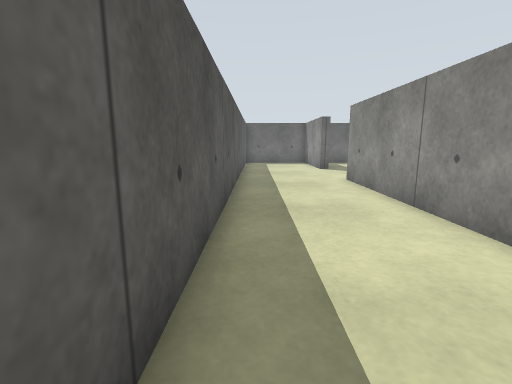
[1] (above)

24 first-person views from a walk through a world built for the Gazebo simulator. The camera is 0.15 m above the floor, tilts 10° down and sees 85° across. The floor is counted in squares, 0.1 m on a side. Each view is taken from the middle of a square. On the plan, view 1 faces up. The plan holds only what a view shows up to about 14 squares ahead; the rest is blank.

[2]
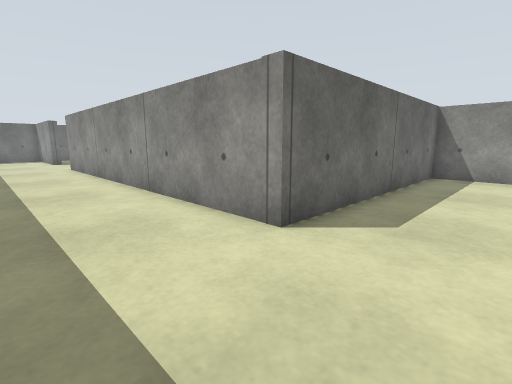

[3]
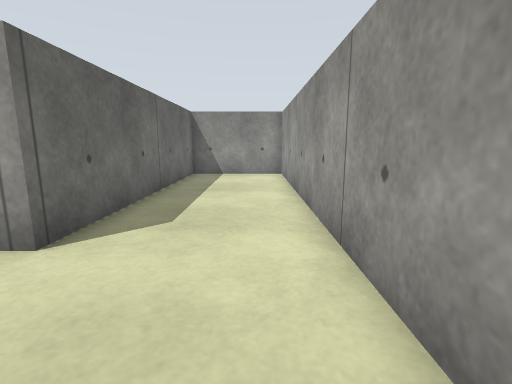

[4]
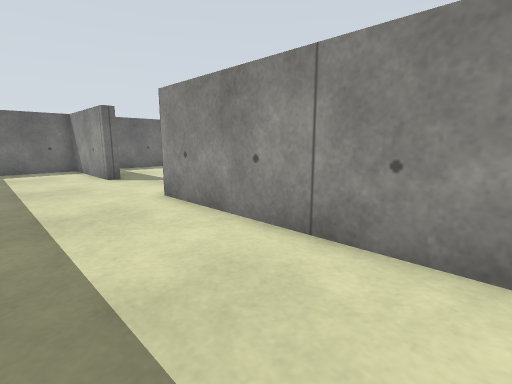

[5]
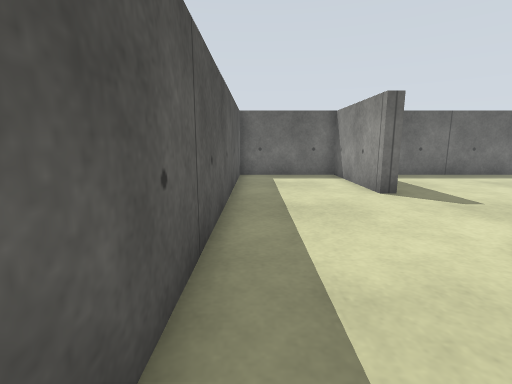

[6]
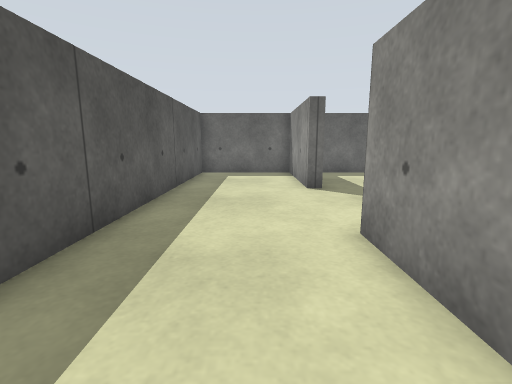

[7]
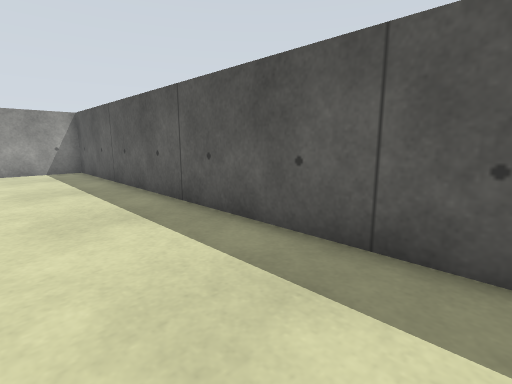

[8]
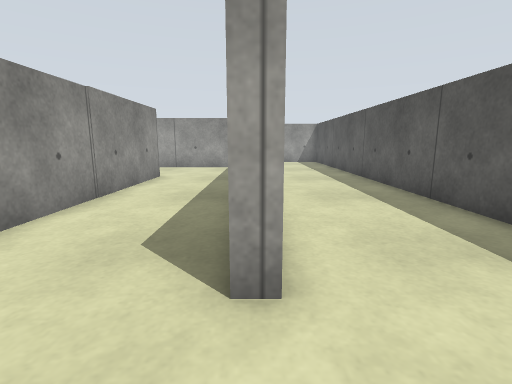

[9]
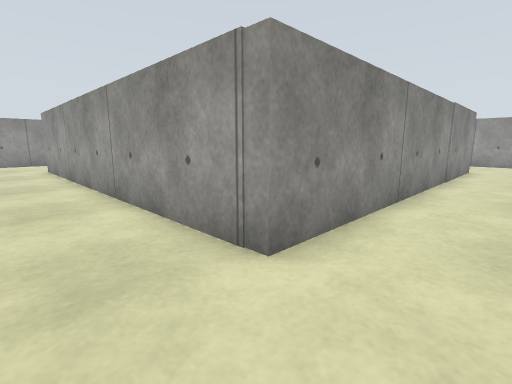

[10]
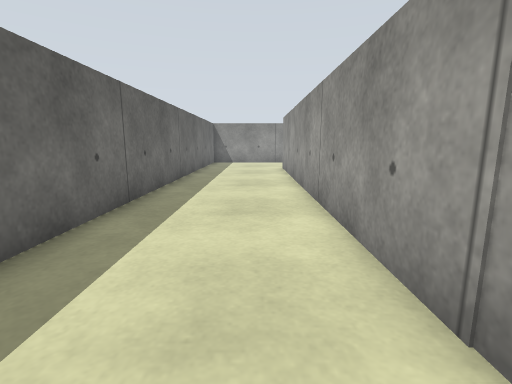

[11]
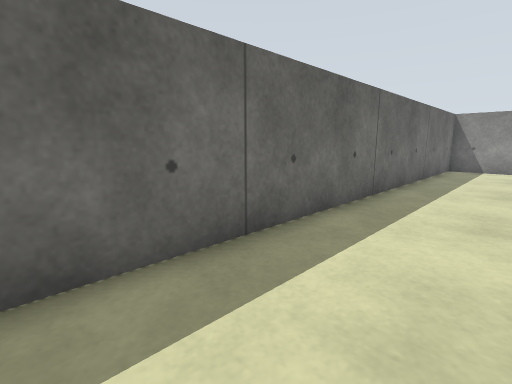

[12]
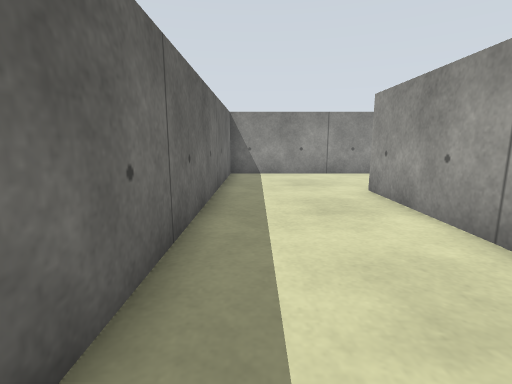

[13]
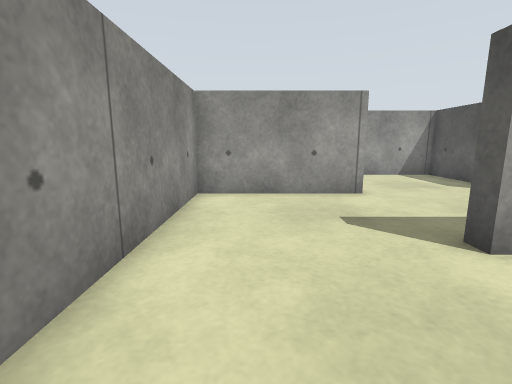

[14]
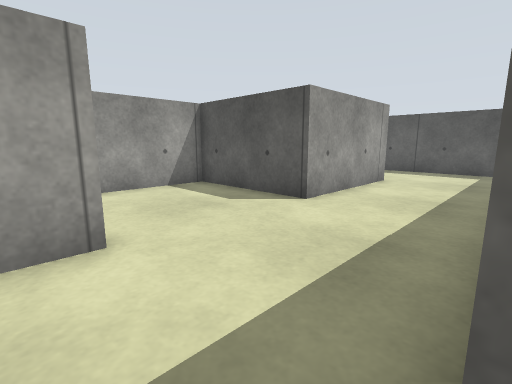

[15]
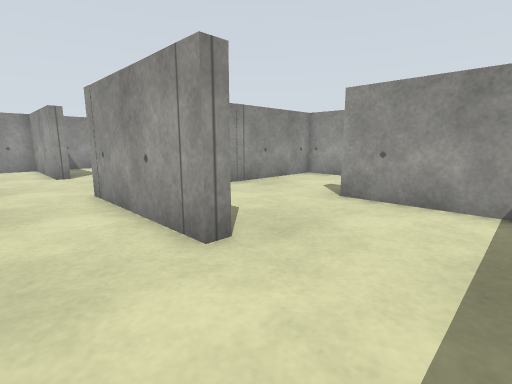

[16]
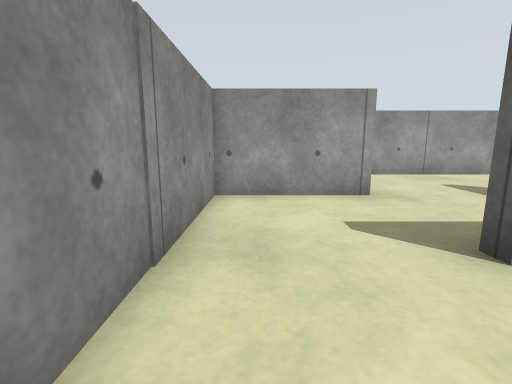

[17]
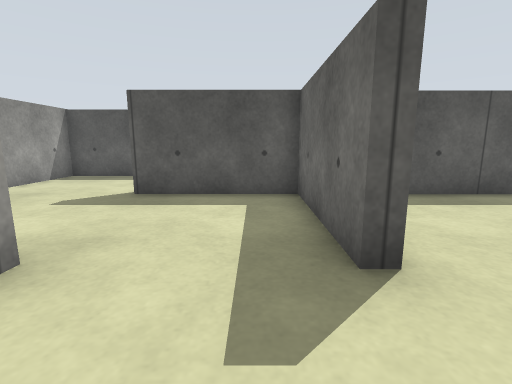

[18]
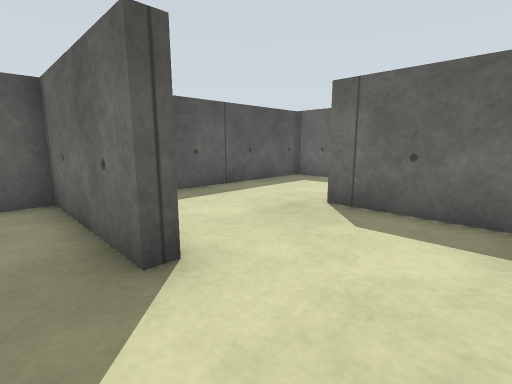

[19]
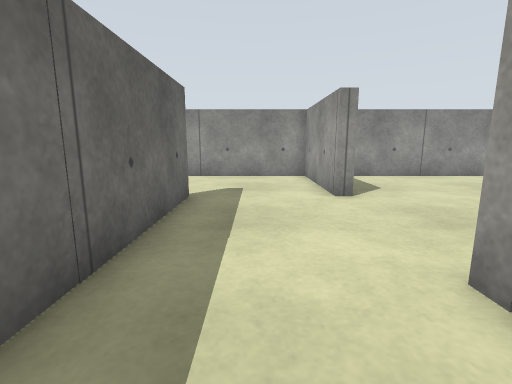

[20]
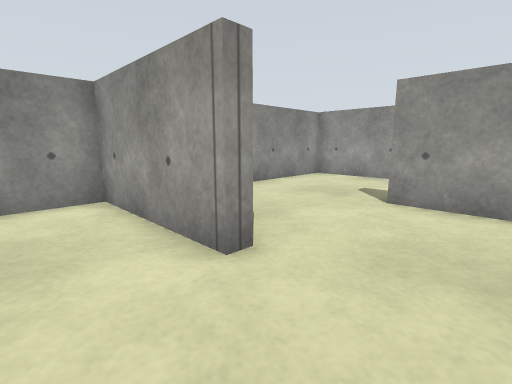

[21]
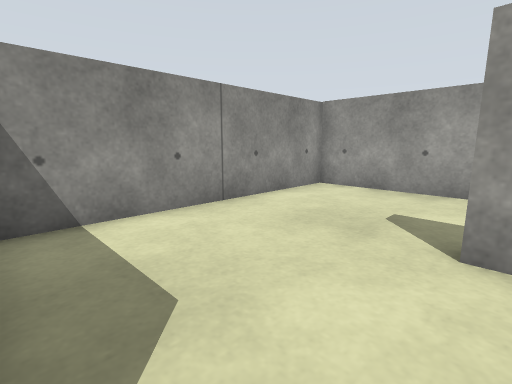

[22]
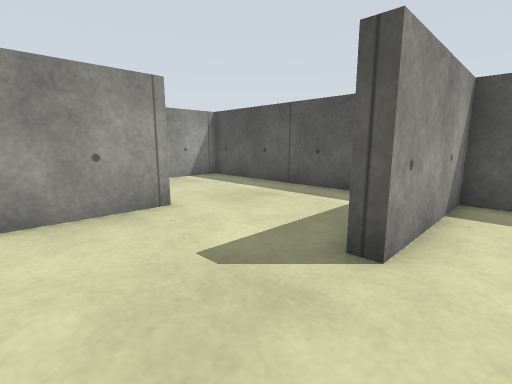

[23]
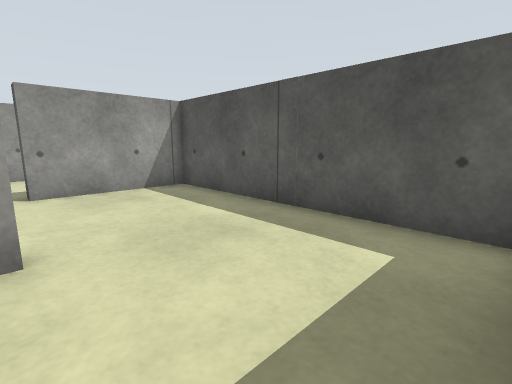

[24]
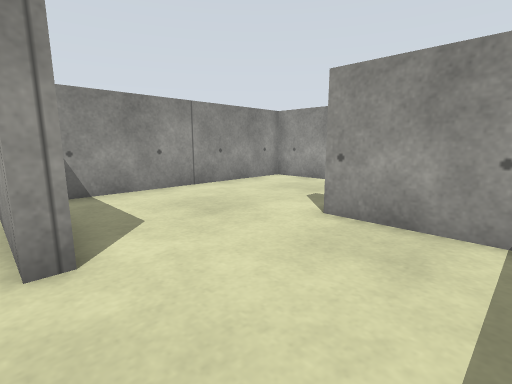

### Floor plan
Points are (right, up) in squares from view 1. A wall is a line through its corners. A room is listed if a view was taken in it or the views show most of it. See-through windows are left out.
Room 1 (views 1, 2, 3, 4, 5, 6, 7, 8)
walls: (4.2, 16.2) (3.8, 16.2) (3.8, 21.2) (-0.7, 21.2) (-0.7, -8.3) (13.7, -8.3) (13.7, -3.9) (3.8, -3.9) (3.8, 11.5) (4.2, 11.5)
ways out: opening at (4, 14) to room 2
Room 2 (views 9, 10, 11, 12, 13, 14, 15, 19, 20, 21, 22)
walls: (13.4, 11.2) (13.4, 11.7) (18.8, 11.7) (18.7, 6.8) (23.5, 6.8); (23.7, 11.1) (23.7, 11.7) (28.7, 11.7) (28.7, 21.2) (5.4, 21.2); (10.6, 15.9) (8.9, 15.9) (8.9, 11.5); (8.4, 11.4) (8.4, 16.4) (23.8, 16.4) (23.8, 15.9) (17.9, 15.9); (28.7, 7.5) (28.7, 10.9)
ways out: opening at (4, 14) to room 1; opening at (9, 11) to room 3; opening at (26, 7) to room 4
Room 3 (views 16, 17, 18)
walls: (10.1, 6.8) (13.8, 6.8) (13.8, 6.3) (8.9, 6.3) (8.9, 1.4); (8.4, 1.4) (8.4, 11.4); (13.6, 2) (18.3, 2) (18.3, 8.9); (4.2, -0.6) (4.2, -3.4) (11.5, -3.4); (8.9, 11.5) (8.9, 9.5); (16.9, 11.2) (13.4, 11.2)
ways out: opening at (9, 11) to room 2
Room 4 (view 23)
walls: (23.5, 6.8) (23.5, 6.2); (23.7, 1.8) (28.7, 1.8) (28.7, 7.5); (18.7, 6) (18.7, 2.5)
ways out: opening at (26, 7) to room 2; opening at (21, 2) to room 5
Room 5 (view 24)
walls: (23.7, 1.2) (23.7, 1.8); (18.7, 2.5) (18.6, -3.2) (23.1, -3.2); (28.7, -2.6) (28.7, 0.4)
ways out: opening at (21, 2) to room 4; opening at (26, -3)

Where each view was taken, in squares from view 1:
view 1: 0 up, 0 right, facing up
view 2: 7 down, 0 right, facing up-right
view 3: 7 down, 0 right, facing right
view 4: 4 up, 0 right, facing up-right
view 5: 8 up, 0 right, facing up
view 6: 7 up, 2 right, facing up
view 7: 8 up, 3 right, facing down-left
view 8: 14 up, 4 right, facing down
view 9: 19 up, 6 right, facing down-right
view 10: 18 up, 7 right, facing right
view 11: 18 up, 11 right, facing up-right
view 12: 20 up, 15 right, facing right
view 13: 20 up, 27 right, facing down
view 14: 16 up, 25 right, facing down-left
view 15: 14 up, 10 right, facing down-right
view 16: 10 up, 17 right, facing down
view 17: 5 up, 17 right, facing left
view 18: 5 up, 17 right, facing up-left
view 19: 14 up, 16 right, facing right
view 20: 14 up, 21 right, facing down-right
view 21: 11 up, 23 right, facing down-right
view 22: 8 up, 27 right, facing down-left
view 23: 6 up, 24 right, facing down-left
view 24: 2 up, 20 right, facing down-right
